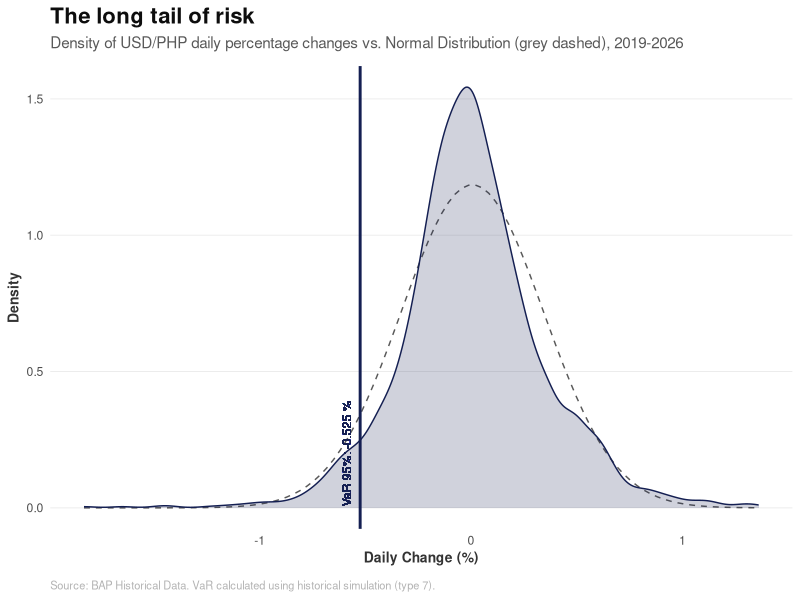
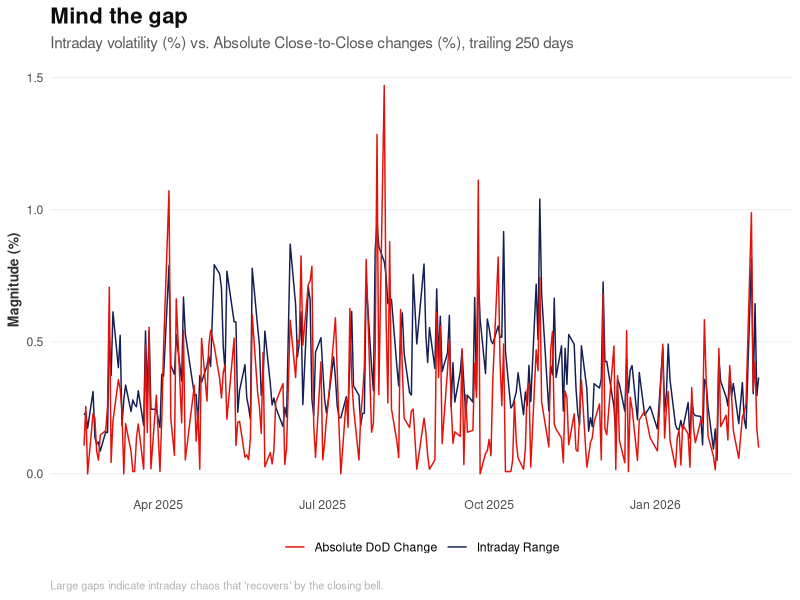
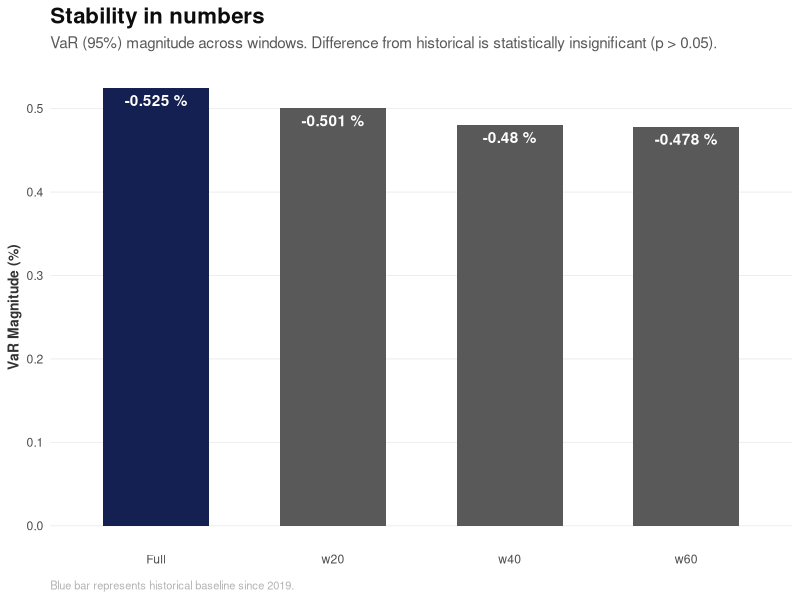
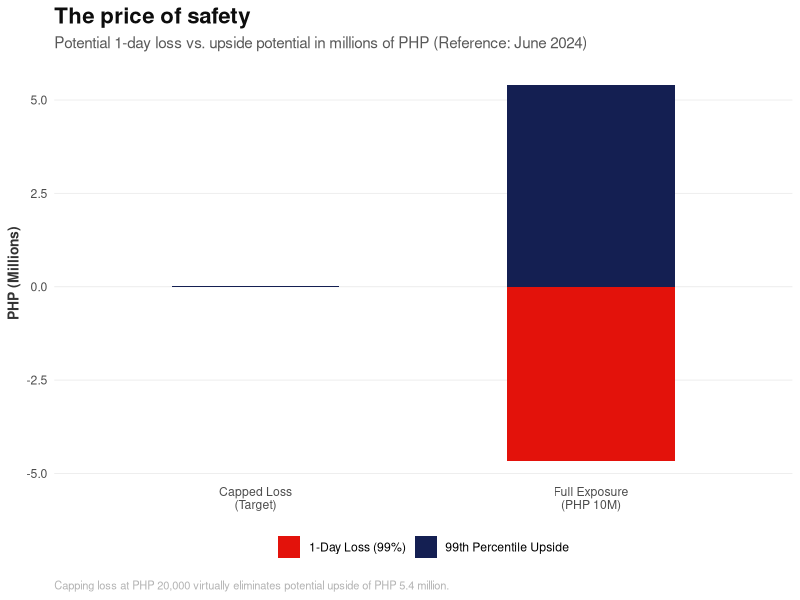

These charts were generated, in order, by the following R code:
## ---- chunk 1
knitr::opts_chunk$set(echo = FALSE, message = FALSE, warning = FALSE, fig.width = 10, fig.height = 6)
library(readr)
library(dplyr)
library(lubridate)
library(knitr)
library(e1071)
library(ggplot2)
library(ggrepel)

# --- ECONOMIST & QVRS THEME ---
theme_economist_quant <- function() {
  theme_minimal() +
    theme(
      text = element_text(family = "sans"),
      plot.title = element_text(face = "bold", size = 16, color = "#0D0D0D"),
      plot.subtitle = element_text(size = 11, color = "#595959", margin = margin(b = 10)),
      plot.caption = element_text(size = 8, color = "#B3B3B3", hjust = 0, margin = margin(t = 10)),
      panel.grid.major.y = element_line(color = "#EBEBEB", linewidth = 0.3),
      panel.grid.major.x = element_blank(),
      panel.grid.minor = element_blank(),
      axis.title = element_text(size = 10, face = "bold", color = "#333333"),
      axis.ticks = element_blank(),
      legend.position = "bottom",
      legend.title = element_blank()
    )
}

econ_blue <- "#141F52" # Chicago 20
econ_red  <- "#E3120B" # Economist Red
econ_grey <- "#595959" # London 35

# Helper for Levene's Test (Manual Implementation)
levene_test_manual <- function(group1, group2) {
  med1 <- median(group1)
  med2 <- median(group2)
  z1 <- abs(group1 - med1)
  z2 <- abs(group2 - med2)
  t_res <- t.test(z1, z2, var.equal = TRUE)
  return(list(statistic = t_res$statistic, p_value = t_res$p.value))
}
## ---- chunk 2
df_raw <- read_csv("data/consolidated_usdphp.csv") %>%
  mutate(Date = as.Date(Date)) %>%
  arrange(Date)

integrity_check <- data.frame(
  Metric = c("Total Row Count", "Start Date", "End Date", "Rows with High < Low"),
  Value = c(
    as.character(nrow(df_raw)),
    as.character(min(df_raw$Date)),
    as.character(max(df_raw$Date)),
    as.character(nrow(filter(df_raw, High < Low)))
  )
)
kable(integrity_check, caption = "Data Integrity Check")
## ---- chunk 3
# Swap High/Low errors
df <- df_raw %>%
  mutate(
    ActualHigh = pmax(High, Low),
    ActualLow = pmin(High, Low),
    High = ActualHigh,
    Low = ActualLow
  ) %>%
  select(-ActualHigh, -ActualLow)

# Compute Derived Columns
df <- df %>%
  mutate(
    dod_cents = (Close - lag(Close)) * 100,
    dod_pct = (Close - lag(Close)) / lag(Close) * 100,
    intraday_cents = (High - Low) * 100,
    intraday_pct = (High - Low) / Low * 100
  )

# Separate for DoD analysis (drop NA row)
df_returns <- df %>% filter(!is.na(dod_cents))
## ---- chunk 4
# Applied to return series (1,735 rows)
windows_returns <- list(
  Full = df_returns,
  w60 = tail(df_returns, 60),
  w40 = tail(df_returns, 40),
  w20 = tail(df_returns, 20)
)

# Applied to intraday series (1,736 rows)
windows_intraday <- list(
  Full = df,
  w60 = tail(df, 60),
  w40 = tail(df, 40),
  w20 = tail(df, 20)
)

window_summary <- data.frame(
  Window = names(windows_returns),
  Start_Date = sapply(windows_returns, function(x) as.character(min(x$Date))),
  n = sapply(windows_returns, nrow)
)
kable(window_summary, caption = "Analysis Windows (Return Series)")
## ---- chunk 5
item1_var <- bind_rows(lapply(windows_returns, function(w) {
  data.frame(
    n = nrow(w),
    VaR_Pct = quantile(w$dod_pct, 0.05, type = 7),
    VaR_Cents = quantile(w$dod_cents, 0.05, type = 7)
  )
}), .id = "Window")
kable(item1_var, caption = "Item 1: Close-to-Close VaR at 95%")

# Outliers
lb_999 <- quantile(df_returns$dod_pct, 0.001, type = 7)
ub_999 <- quantile(df_returns$dod_pct, 0.999, type = 7)
outliers_1 <- df_returns %>% 
  filter(dod_pct < lb_999 | dod_pct > ub_999) %>%
  select(Date, Close, dod_pct, dod_cents)
kable(outliers_1, caption = "Item 1: Outliers (0.1% / 99.9% Bounds)")
## ---- chunk 6
# --- PLOT 1: The Long Tail of Risk ---
ggplot(df_returns, aes(x = dod_pct)) +
  stat_function(fun = dnorm, args = list(mean = mean(df_returns$dod_pct), sd = sd(df_returns$dod_pct)), 
                linetype = "dashed", color = econ_grey, linewidth = 0.5) +
  geom_density(fill = econ_blue, alpha = 0.2, color = econ_blue) +
  geom_vline(xintercept = item1_var$VaR_Pct[1], color = econ_blue, linewidth = 1) +
  geom_text(aes(x = item1_var$VaR_Pct[1], y = 0.2, label = paste("VaR 95%:", round(item1_var$VaR_Pct[1], 3), "%")), 
            angle = 90, vjust = -1, size = 3, color = econ_blue) +
  labs(title = "The long tail of risk",
       subtitle = "Density of USD/PHP daily percentage changes vs. Normal Distribution (grey dashed), 2019-2026",
       x = "Daily Change (%)", y = "Density",
       caption = "Source: BAP Historical Data. VaR calculated using historical simulation (type 7).") +
  theme_economist_quant()
## ---- chunk 7
item2_var <- bind_rows(lapply(windows_intraday, function(w) {
  data.frame(
    n = nrow(w),
    VaR_Cents = quantile(w$intraday_cents, 0.95, type = 7),
    VaR_Pct = quantile(w$intraday_pct, 0.95, type = 7)
  )
}), .id = "Window")
kable(item2_var, caption = "Item 2: Intraday VaR at 95% (Right Tail)")

# Outliers
ub_intraday <- quantile(df$intraday_cents, 0.999, type = 7)
outliers_2 <- df %>% 
  filter(intraday_cents > ub_intraday) %>%
  select(Date, High, Low, intraday_cents, intraday_pct)
kable(outliers_2, caption = "Item 2: Outliers (99.9% Bound)")
## ---- chunk 8
gap_table <- item1_var %>%
  select(Window, dod_var = VaR_Cents) %>%
  left_join(item2_var %>% select(Window, intra_var = VaR_Cents), by = "Window") %>%
  mutate(Gap = abs(intra_var) - abs(dod_var))
kable(gap_table, caption = "Item 3: VaR Gap (Intraday - |DoD|)")
## ---- chunk 9
# --- PLOT 2: Mind the Gap ---
# Filter last 250 days for visibility
df_recent <- tail(df, 250)

ggplot(df_recent, aes(x = Date)) +
  geom_line(aes(y = intraday_pct, color = "Intraday Range"), linewidth = 0.5) +
  geom_line(aes(y = abs(dod_pct), color = "Absolute DoD Change"), linewidth = 0.5) +
  scale_color_manual(values = c("Intraday Range" = econ_blue, "Absolute DoD Change" = econ_red)) +
  labs(title = "Mind the gap",
       subtitle = "Intraday volatility (%) vs. Absolute Close-to-Close changes (%), trailing 250 days",
       x = NULL, y = "Magnitude (%)",
       caption = "Large gaps indicate intraday chaos that 'recovers' by the closing bell.") +
  theme_economist_quant()
## ---- chunk 10
# CVaR
var_95_pct_full <- item1_var$VaR_Pct[1]
var_95_cents_full <- item1_var$VaR_Cents[1]

cvar_pct <- mean(df_returns$dod_pct[df_returns$dod_pct <= var_95_pct_full])
cvar_cents <- mean(df_returns$dod_cents[df_returns$dod_cents <= var_95_cents_full])

# Winsorization
df_winsor <- df_returns %>%
  mutate(dod_pct_w = pmin(pmax(dod_pct, lb_999), ub_999),
         dod_cents_w = pmin(pmax(dod_cents, quantile(dod_cents, 0.001, type=7)), quantile(dod_cents, 0.999, type=7)))

var_winsor_pct <- quantile(df_winsor$dod_pct_w, 0.05, type = 7)
var_winsor_cents <- quantile(df_winsor$dod_cents_w, 0.05, type = 7)

item4_table <- data.frame(
  Metric = c("Raw VaR (95%)", "CVaR (Expected Shortfall)", "Winsorization LB (0.1%)", "Winsorization UB (99.9%)", "VaR after Winsorization", "VaR adjustment"),
  Percentage = c(var_95_pct_full, cvar_pct, lb_999, ub_999, var_winsor_pct, var_winsor_pct - var_95_pct_full),
  Cents = c(var_95_cents_full, cvar_cents, NA, NA, var_winsor_cents, var_winsor_cents - var_95_cents_full)
)
kable(item4_table, caption = "Item 4: Results (Full History)")
## ---- chunk 11
full_pct <- df_returns$dod_pct
item5_tests <- bind_rows(lapply(windows_returns[-1], function(w) {
  ks <- ks.test(full_pct, w$dod_pct)
  levene <- levene_test_manual(full_pct, w$dod_pct)
  data.frame(n = nrow(w), KS_Stat = ks$statistic, KS_p = ks$p.value, Levene_Stat = abs(levene$statistic), Levene_p = levene$p_value)
}), .id = "Window")

item5_desc <- bind_rows(lapply(windows_returns, function(w) {
  data.frame(n = nrow(w), Mean_Pct = mean(w$dod_pct), SD_Pct = sd(w$dod_pct), Skewness = skewness(w$dod_pct), Kurtosis = kurtosis(w$dod_pct))
}), .id = "Window")

item5_comp <- item1_var %>%
  mutate(Diff_from_Full = VaR_Pct - VaR_Pct[1])

kable(item5_tests, caption = "Item 5: Significance Tests")
kable(item5_desc, caption = "Item 5: Descriptive Statistics")
kable(item5_comp, caption = "Item 5: VaR Comparison")
## ---- chunk 12
# --- PLOT 3: Stability in Numbers ---
ggplot(item1_var, aes(x = Window, y = abs(VaR_Pct), fill = Window == "Full")) +
  geom_col(width = 0.6) +
  scale_fill_manual(values = c("TRUE" = econ_blue, "FALSE" = econ_grey)) +
  geom_text(aes(label = paste(round(VaR_Pct, 3), "%")), vjust = 1.5, color = "white", fontface = "bold") +
  labs(title = "Stability in numbers",
       subtitle = "VaR (95%) magnitude across windows. Difference from historical is statistically insignificant (p > 0.05).",
       x = NULL, y = "VaR Magnitude (%)",
       caption = "Blue bar represents historical baseline since 2019.") +
  theme_economist_quant() + theme(legend.position = "none")
## ---- chunk 13
ref_row <- df %>% filter(Date <= as.Date("2024-06-30")) %>% slice_tail(n = 1)
fx_rate <- ref_row$Close
ref_date_used <- ref_row$Date

var_99_pct <- quantile(df_returns$dod_pct, 0.01, type = 7)
upside_99_pct <- quantile(df_returns$dod_pct, 0.99, type = 7)

pos_usd <- 10000000
loss_usd <- abs(var_99_pct / 100) * pos_usd
loss_php <- loss_usd * fx_rate

target_php <- 20000
reduced_pos_usd <- target_php / (abs(var_99_pct / 100) * fx_rate)
upside_full_php <- (upside_99_pct / 100) * pos_usd * fx_rate
upside_reduced_php <- (upside_99_pct / 100) * reduced_pos_usd * fx_rate
upside_sacrificed_php <- upside_full_php - upside_reduced_php

item6_table <- data.frame(
  Parameter = c("Reference Date Used", "FX Rate (PHP/USD)", "VaR at 99% (%)", "USD Position", "1-Day Loss (USD)", "1-Day Loss (PHP)", "Target Max Loss (PHP)", "Reduced USD Position", "USD to Remove", "Upside Return 99% (%)", "Upside Full (PHP)", "Upside Reduced (PHP)", "Upside Sacrificed (PHP)"),
  Value = c(as.character(ref_date_used), fx_rate, var_99_pct, pos_usd, loss_usd, loss_php, target_php, reduced_pos_usd, pos_usd - reduced_pos_usd, upside_99_pct, upside_full_php, upside_reduced_php, upside_sacrificed_php)
)
kable(item6_table, caption = "Item 6: Portfolio Loss and Hedge Sizing")
## ---- chunk 14
# --- PLOT 4: The Price of Safety ---
port_viz <- data.frame(
  Category = c("Full Exposure\n(PHP 10M)", "Capped Loss\n(Target)"),
  Loss = c(loss_php / 1e6, target_php / 1e6),
  Upside = c(upside_full_php / 1e6, upside_reduced_php / 1e6)
)

ggplot(port_viz, aes(x = Category)) +
  geom_col(aes(y = -Loss, fill = "1-Day Loss (99%)"), width = 0.5) +
  geom_col(aes(y = Upside, fill = "99th Percentile Upside"), width = 0.5) +
  scale_fill_manual(values = c("1-Day Loss (99%)" = econ_red, "99th Percentile Upside" = econ_blue)) +
  labs(title = "The price of safety",
       subtitle = "Potential 1-day loss vs. upside potential in millions of PHP (Reference: June 2024)",
       x = NULL, y = "PHP (Millions)",
       caption = "Capping loss at PHP 20,000 virtually eliminates potential upside of PHP 5.4 million.") +
  theme_economist_quant()
## ---- chunk 15
summary_table <- data.frame(
  Item = c(1, 1, 2, 2, 3, 4, 4, 5, 5, 6, 6, 6),
  Description = c("Close-to-close VaR 95% full", "Outlier count (DoD)", "Intraday VaR 95% full", "Outlier count (Intraday)", "VaR gap full", "CVaR 95% full", "Winsorization adjustment", "KS test p-values (60,40,20)", "Max VaR diff across windows", "1-day loss USD 10M (PHP)", "USD pos to cap at PHP 20K", "Upside sacrificed"),
  Result = c(
    paste(round(var_95_cents_full, 2), "cents /", round(var_95_pct_full, 4), "%"),
    as.character(nrow(outliers_1)),
    paste(round(item2_var$VaR_Cents[1], 2), "cents /", round(item2_var$VaR_Pct[1], 4), "%"),
    as.character(nrow(outliers_2)),
    paste(round(gap_table$Gap[1], 2), "cents"),
    paste(round(cvar_cents, 2), "cents /", round(cvar_pct, 4), "%"),
    "0.00 cents",
    paste(round(item5_tests$KS_p, 4), collapse = ", "),
    paste(round(max(abs(item5_comp$Diff_from_Full)), 4), "pp"),
    paste("PHP", format(round(loss_php, 2), big.mark=",")),
    paste("USD", format(round(reduced_pos_usd, 2), big.mark=",")),
    paste("PHP", format(round(upside_sacrificed_php, 2), big.mark=","))
  )
)
kable(summary_table, caption = "Final Summary Table")
